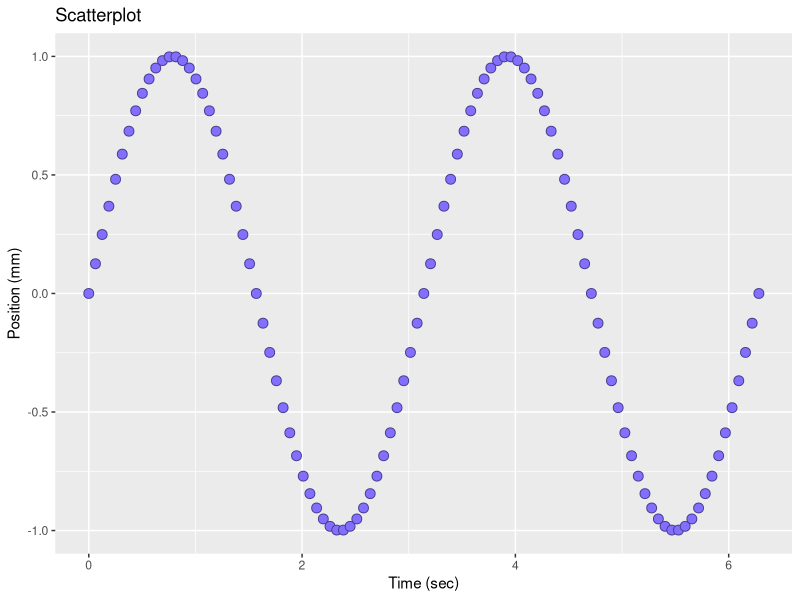
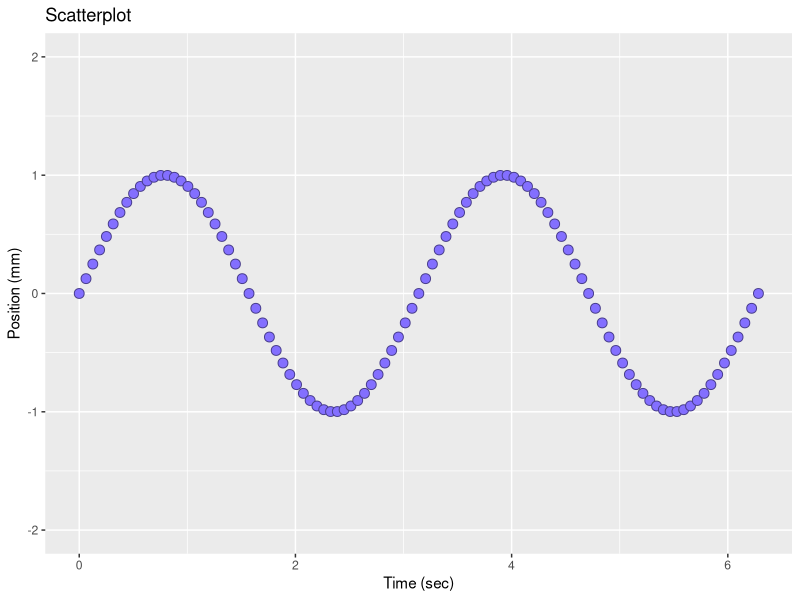

These figures' R source, in order:
## ---- chunk 1
library(knitr)
opts_knit$set(root.dir = "../")
opts_chunk$set(echo = TRUE, messages = FALSE, collapse = TRUE)

library(ggplot2)

time_sec  <- seq(0, 2*pi, by = pi/50) # sec
freq      <- 2                        # r/s
displ_mm  <- sin(freq * time_sec)     # mm
vibr_data <- data.frame(time_sec, displ_mm)

f1 <- ggplot(data = vibr_data, aes(x = time_sec, y = displ_mm)) +
	geom_point(shape = 21
		, color = "slateblue4"
		, fill  = "slateblue1"
		, size  = 3
		) +
	xlab("Time (sec)") + 
	ylab("Position (mm)") +
	ggtitle("Scatterplot")

## ---- chunk 2
print(f1)
## ---- chunk 3
f1 <- f1 +
	scale_y_continuous(limits = c(-2, 2), breaks = seq(-2, 2, 1))

print(f1)
